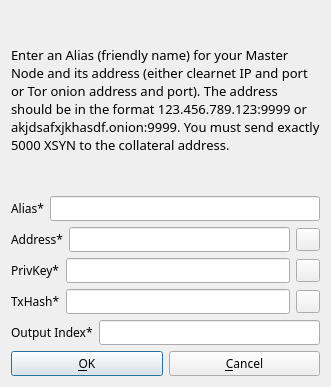
<?xml version="1.0" encoding="UTF-8"?>
<ui version="4.0">
 <class>AddEditAtomNode</class>
 <widget class="QDialog" name="AddEditAtomNode">
  <property name="geometry">
   <rect>
    <x>0</x>
    <y>0</y>
    <width>331</width>
    <height>387</height>
   </rect>
  </property>
  <property name="font">
   <font>
    <family>Sawasdee</family>
   </font>
  </property>
  <property name="windowTitle">
   <string>Add/Edit Syndicate Node</string>
  </property>
  <property name="sizeGripEnabled">
   <bool>false</bool>
  </property>
  <property name="modal">
   <bool>true</bool>
  </property>
  <layout class="QVBoxLayout" name="verticalLayout">
   <item>
    <widget class="QLabel" name="label_9">
     <property name="sizePolicy">
      <sizepolicy hsizetype="Preferred" vsizetype="Expanding">
       <horstretch>0</horstretch>
       <verstretch>0</verstretch>
      </sizepolicy>
     </property>
     <property name="font">
      <font>
       <family>Sawasdee</family>
      </font>
     </property>
     <property name="text">
      <string>&lt;html&gt;&lt;head/&gt;&lt;body&gt;&lt;p&gt;&lt;span style=&quot; font-size:10pt;&quot;&gt;Enter an Alias (friendly name) for your Master Node and its address (either clearnet IP and port or Tor onion address and port). The address should be in the format 123.456.789.123:9999 or akjdsafxjkhasdf.onion:9999. You must send exactly 5000 XSYN to the collateral address.&lt;/span&gt;&lt;/p&gt;&lt;/body&gt;&lt;/html&gt;</string>
     </property>
     <property name="wordWrap">
      <bool>true</bool>
     </property>
    </widget>
   </item>
   <item>
    <layout class="QHBoxLayout" name="horizontalLayout_4">
     <property name="bottomMargin">
      <number>0</number>
     </property>
     <item>
      <widget class="QLabel" name="label_4">
       <property name="font">
        <font>
         <family>Sawasdee</family>
        </font>
       </property>
       <property name="text">
        <string>Alias*</string>
       </property>
      </widget>
     </item>
     <item>
      <widget class="QLineEdit" name="aliasLineEdit">
       <property name="font">
        <font>
         <family>Sawasdee</family>
        </font>
       </property>
      </widget>
     </item>
    </layout>
   </item>
   <item>
    <layout class="QHBoxLayout" name="horizontalLayout_5">
     <property name="bottomMargin">
      <number>0</number>
     </property>
     <item>
      <widget class="QLabel" name="label_6">
       <property name="font">
        <font>
         <family>Sawasdee</family>
        </font>
       </property>
       <property name="text">
        <string>Address*</string>
       </property>
      </widget>
     </item>
     <item>
      <widget class="QLineEdit" name="addressLineEdit">
       <property name="font">
        <font>
         <family>Sawasdee</family>
        </font>
       </property>
      </widget>
     </item>
     <item>
      <widget class="QToolButton" name="AddEditAddressPasteButton">
       <property name="font">
        <font>
         <family>Sawasdee</family>
        </font>
       </property>
       <property name="toolTip">
        <string>Paste address from clipboard</string>
       </property>
       <property name="text">
        <string/>
       </property>
       <property name="icon">
        <iconset resource="../syndicate.qrc">
         <normaloff>:/icons/editpaste</normaloff>:/icons/editpaste</iconset>
       </property>
       <property name="shortcut">
        <string>Alt+P</string>
       </property>
      </widget>
     </item>
    </layout>
   </item>
   <item>
    <layout class="QHBoxLayout" name="horizontalLayout_3">
     <property name="bottomMargin">
      <number>0</number>
     </property>
     <item>
      <widget class="QLabel" name="label_5">
       <property name="font">
        <font>
         <family>Sawasdee</family>
        </font>
       </property>
       <property name="text">
        <string>PrivKey*</string>
       </property>
      </widget>
     </item>
     <item>
      <widget class="QLineEdit" name="privkeyLineEdit">
       <property name="font">
        <font>
         <family>Sawasdee</family>
        </font>
       </property>
      </widget>
     </item>
     <item>
      <widget class="QToolButton" name="AddEditPrivkeyPasteButton">
       <property name="font">
        <font>
         <family>Sawasdee</family>
        </font>
       </property>
       <property name="toolTip">
        <string>Paste address from clipboard</string>
       </property>
       <property name="text">
        <string/>
       </property>
       <property name="icon">
        <iconset resource="../syndicate.qrc">
         <normaloff>:/icons/editpaste</normaloff>:/icons/editpaste</iconset>
       </property>
       <property name="shortcut">
        <string>Alt+P</string>
       </property>
      </widget>
     </item>
    </layout>
   </item>
   <item>
    <layout class="QHBoxLayout" name="horizontalLayout_2">
     <property name="bottomMargin">
      <number>0</number>
     </property>
     <item>
      <widget class="QLabel" name="label_2">
       <property name="font">
        <font>
         <family>Sawasdee</family>
        </font>
       </property>
       <property name="text">
        <string>TxHash*</string>
       </property>
      </widget>
     </item>
     <item>
      <widget class="QLineEdit" name="txhashLineEdit">
       <property name="font">
        <font>
         <family>Sawasdee</family>
        </font>
       </property>
      </widget>
     </item>
     <item>
      <widget class="QToolButton" name="AddEditTxhashPasteButton">
       <property name="font">
        <font>
         <family>Sawasdee</family>
        </font>
       </property>
       <property name="toolTip">
        <string>Paste address from clipboard</string>
       </property>
       <property name="text">
        <string/>
       </property>
       <property name="icon">
        <iconset resource="../syndicate.qrc">
         <normaloff>:/icons/editpaste</normaloff>:/icons/editpaste</iconset>
       </property>
       <property name="shortcut">
        <string>Alt+P</string>
       </property>
      </widget>
     </item>
    </layout>
   </item>
   <item>
    <layout class="QHBoxLayout" name="horizontalLayout_8">
     <property name="bottomMargin">
      <number>0</number>
     </property>
     <item>
      <widget class="QLabel" name="label_8">
       <property name="font">
        <font>
         <family>Sawasdee</family>
        </font>
       </property>
       <property name="text">
        <string>Output Index*</string>
       </property>
      </widget>
     </item>
     <item>
      <widget class="QLineEdit" name="outputindexLineEdit">
       <property name="font">
        <font>
         <family>Sawasdee</family>
        </font>
       </property>
      </widget>
     </item>
    </layout>
   </item>
   <item>
    <layout class="QHBoxLayout" name="horizontalLayout_Buttons">
     <item>
      <widget class="QPushButton" name="okButton">
       <property name="font">
        <font>
         <family>Sawasdee</family>
        </font>
       </property>
       <property name="text">
        <string>&amp;OK</string>
       </property>
      </widget>
     </item>
     <item>
      <widget class="QPushButton" name="cancelButton">
       <property name="font">
        <font>
         <family>Sawasdee</family>
        </font>
       </property>
       <property name="text">
        <string>&amp;Cancel</string>
       </property>
       <property name="autoDefault">
        <bool>false</bool>
       </property>
      </widget>
     </item>
    </layout>
   </item>
  </layout>
 </widget>
 <resources>
  <include location="../syndicate.qrc"/>
 </resources>
 <connections/>
</ui>
